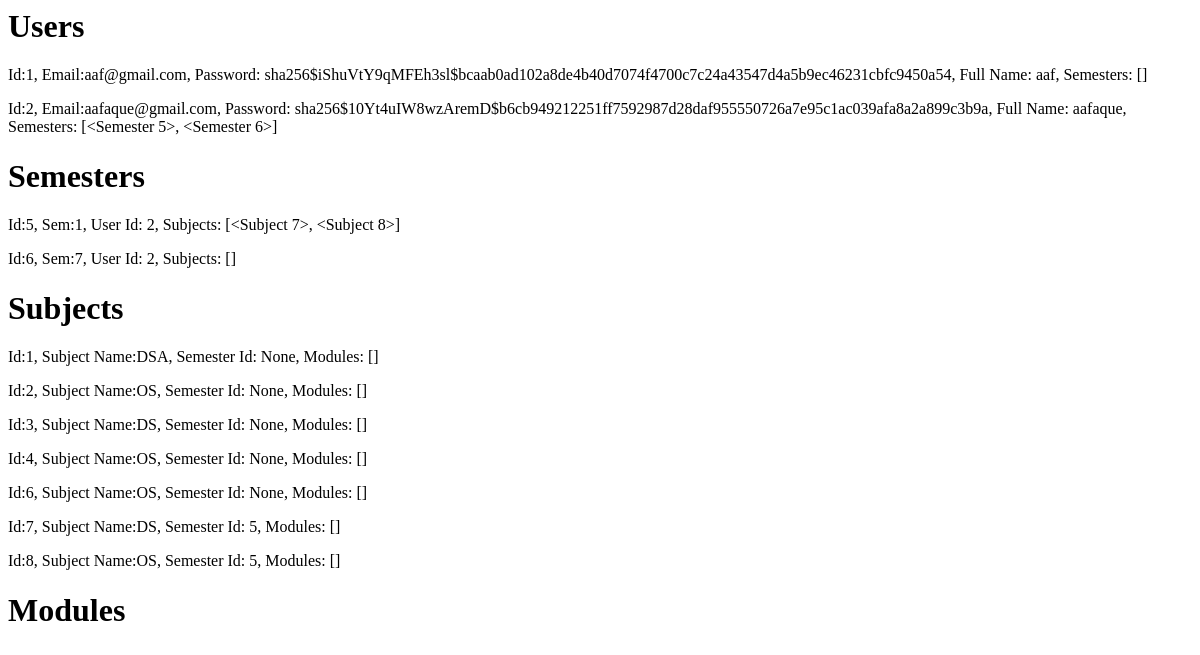
The page /database on the database as committed earlier.
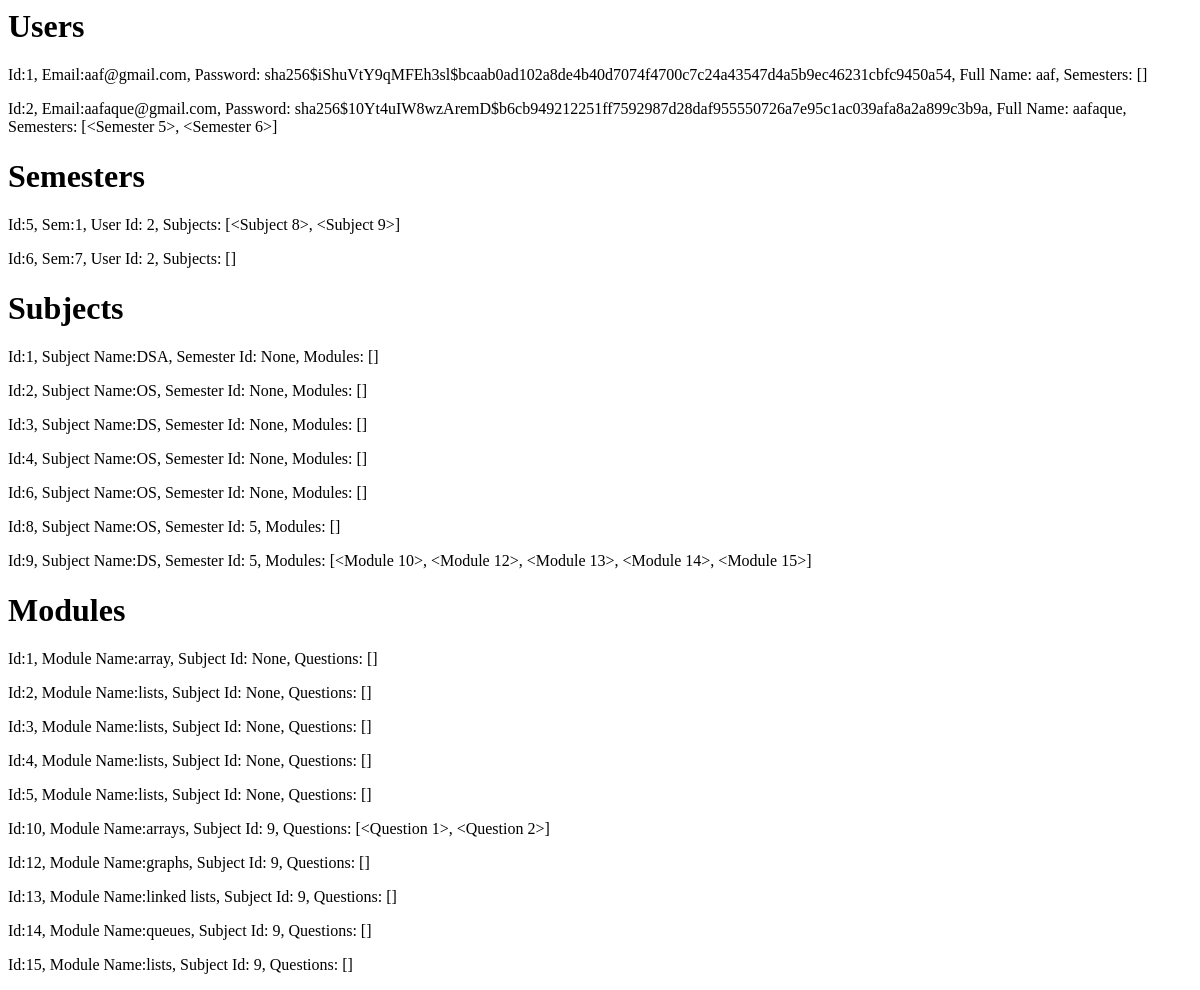
The same page on the database as committed later.
### website/models.py (models this page shows)
class User(db.Model, UserMixin):
    id = db.Column(db.Integer, primary_key=True)
    email = db.Column(db.String(150), unique=True)
    password = db.Column(db.String(150))
    full_name = db.Column(db.String(150))
    institution_name = db.Column(db.String(150))
    department = db.Column(db.String(300))
    designation = db.Column(db.String(150))
    sems = db.relationship('Semester')

class Semester(db.Model):
    id = db.Column(db.Integer, primary_key=True)
    sem = db.Column(db.String(50))
    user_id = db.Column(db.Integer, db.ForeignKey('user.id'))
    subs = db.relationship('Subject')

class Subject(db.Model):
    id = db.Column(db.Integer, primary_key=True)
    subject_ame = db.Column(db.String(200))
    semester_id = db.Column(db.Integer, db.ForeignKey('semester.id'))
    mods = db.relationship('Module')

class Module(db.Model):
    id = db.Column(db.Integer, primary_key=True)
    module_name = db.Column(db.String(200))
    subject_id = db.Column(db.Integer, db.ForeignKey('subject.id'))
    questions = db.relationship('Question')

### website/auth.py (the view)
@auth.route('/database')
def database():
    return render_template("database.html", users=User.query.all(), sems=Semester.query.all(), subs=Subject.query.all(), mods=Module.query.all())

### website/templates/database.html
<h1>Users</h1>
{% for user in users %}
<p>
  Id:{{user.id}}, Email:{{user.email}}, Password: {{user.password}}, Full Name:
  {{user.full_name}}, Semesters: {{user.sems}}
</p>
{% endfor %}
<h1>Semesters</h1>
{% for sem in sems %}
<p>
  Id:{{sem.id}}, Sem:{{sem.sem}}, User Id: {{sem.user_id}}, Subjects:
  {{sem.subs}}
</p>
{% endfor %}
<h1>Subjects</h1>
{% for sub in subs %}
<p>
  Id:{{sub.id}}, Subject Name:{{sub.subject_ame}}, Semester Id:
  {{sub.semester_id}}, Modules: {{sub.mods}}
</p>
{% endfor %}
<h1>Modules</h1>
{% for mod in mods %}
<p>
  Id:{{mod.id}}, Module Name:{{mod.module_name}}, Subject Id:
  {{mod.subject_id}}, Questions: {{mod.questions}}
</p>
{% endfor %}

Rows that differ between the two databases and show on the page:
removed Subject: id "7", subject_ame "DS", semester_id "5", mods "[]"
computed for Semester id 5: subs "[<Subject 7>, <Subject 8>]" → "[<Subject 8>, <Subject 9>]"
added Subject: id "9", subject_ame "DS", semester_id "5", mods "[<Module 10>, <Module 12>, <Module 13>, <Module 14>, <Module 15>]"
added Module: id "1", module_name "array", subject_id "None", questions "[]"
added Module: id "2", module_name "lists", subject_id "None", questions "[]"
added Module: id "3", module_name "lists", subject_id "None", questions "[]"
added Module: id "4", module_name "lists", subject_id "None", questions "[]"
added Module: id "5", module_name "lists", subject_id "None", questions "[]"
added Module: id "10", module_name "arrays", subject_id "9", questions "[<Question 1>, <Question 2>]"
added Module: id "12", module_name "graphs", subject_id "9", questions "[]"
added Module: id "13", module_name "linked lists", subject_id "9", questions "[]"
added Module: id "14", module_name "queues", subject_id "9", questions "[]"
added Module: id "15", module_name "lists", subject_id "9", questions "[]"
